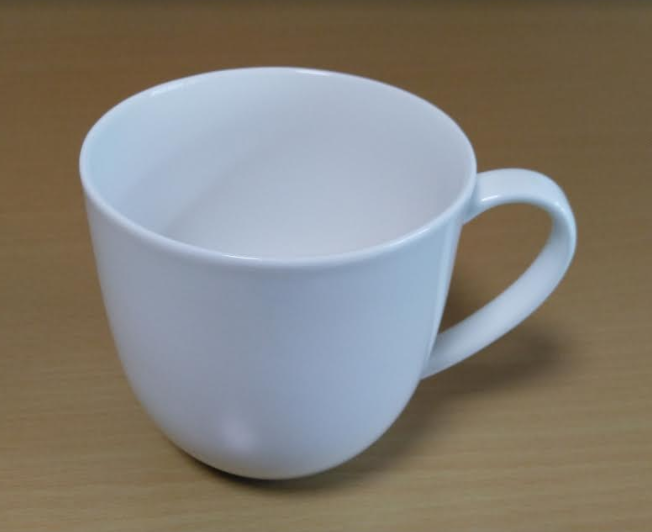
#> input picture images/test.png, 652 x 532 px
$ python pillow_expand.py
#> lines starting #> are read from the running program, lines starting #| are printed output that depends on the picture
from PIL import Image, ImageOps
image_path = '../images/test.png'
img = Image.open(image_path)
#> img is the input picture: PIL image 652x532 RGB; mean R, G, B 132, 126.9, 118.1
img_res = ImageOps.expand(img, border=50, fill=(0,255,255))
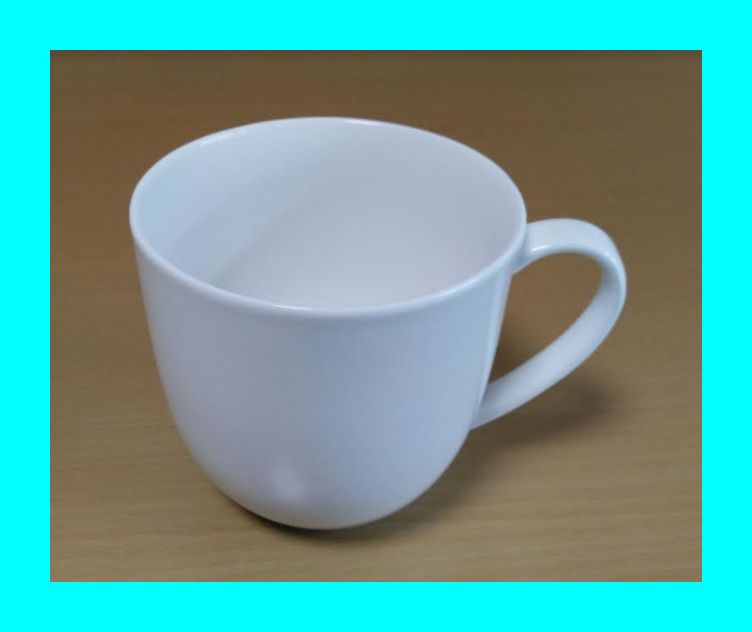
#> img_res: PIL image 752x632 RGB; mean R, G, B 96.3, 161.5, 155.1
img_res.save('../images/out_expand.png')
